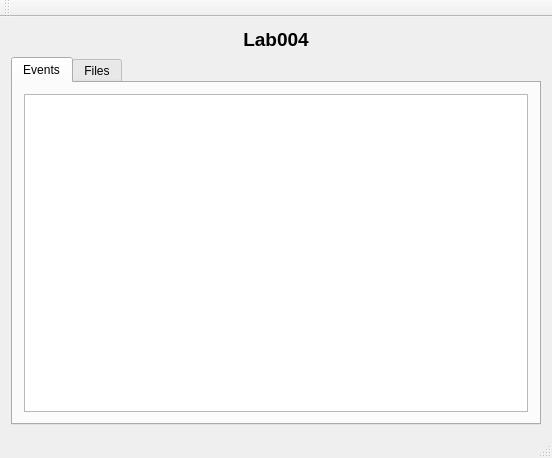
<?xml version="1.0" encoding="UTF-8"?>
<ui version="4.0">
 <class>MainWindow</class>
 <widget class="QMainWindow" name="MainWindow">
  <property name="geometry">
   <rect>
    <x>0</x>
    <y>0</y>
    <width>552</width>
    <height>458</height>
   </rect>
  </property>
  <property name="windowTitle">
   <string>MainWindow</string>
  </property>
  <widget class="QWidget" name="centralWidget">
   <layout class="QVBoxLayout" name="verticalLayout">
    <item>
     <widget class="QLabel" name="titleLabel">
      <property name="font">
       <font>
        <pointsize>14</pointsize>
        <weight>75</weight>
        <bold>true</bold>
       </font>
      </property>
      <property name="text">
       <string>Lab004</string>
      </property>
      <property name="alignment">
       <set>Qt::AlignCenter</set>
      </property>
     </widget>
    </item>
    <item>
     <widget class="QTabWidget" name="tabWidget">
      <property name="currentIndex">
       <number>0</number>
      </property>
      <widget class="QWidget" name="eventTab">
       <attribute name="title">
        <string>Events</string>
       </attribute>
       <layout class="QHBoxLayout" name="horizontalLayout_2">
        <item>
         <widget class="QTextEdit" name="textEdit"/>
        </item>
       </layout>
      </widget>
      <widget class="QWidget" name="filesTab">
       <attribute name="title">
        <string>Files</string>
       </attribute>
       <layout class="QVBoxLayout" name="verticalLayout_2">
        <item>
         <layout class="QHBoxLayout" name="horizontalLayout">
          <item>
           <widget class="QLabel" name="nameLabel">
            <property name="text">
             <string>Filename</string>
            </property>
           </widget>
          </item>
          <item>
           <widget class="QLineEdit" name="lineEdit"/>
          </item>
          <item>
           <widget class="QPushButton" name="loadButton">
            <property name="text">
             <string>Load</string>
            </property>
           </widget>
          </item>
         </layout>
        </item>
        <item>
         <widget class="QComboBox" name="comboBox"/>
        </item>
        <item>
         <spacer name="verticalSpacer">
          <property name="orientation">
           <enum>Qt::Vertical</enum>
          </property>
          <property name="sizeHint" stdset="0">
           <size>
            <width>20</width>
            <height>242</height>
           </size>
          </property>
         </spacer>
        </item>
       </layout>
      </widget>
     </widget>
    </item>
   </layout>
  </widget>
  <widget class="QMenuBar" name="menuBar">
   <property name="geometry">
    <rect>
     <x>0</x>
     <y>0</y>
     <width>552</width>
     <height>20</height>
    </rect>
   </property>
  </widget>
  <widget class="QToolBar" name="mainToolBar">
   <attribute name="toolBarArea">
    <enum>TopToolBarArea</enum>
   </attribute>
   <attribute name="toolBarBreak">
    <bool>false</bool>
   </attribute>
  </widget>
  <widget class="QStatusBar" name="statusBar"/>
 </widget>
 <layoutdefault spacing="6" margin="11"/>
 <resources/>
 <connections/>
</ui>
